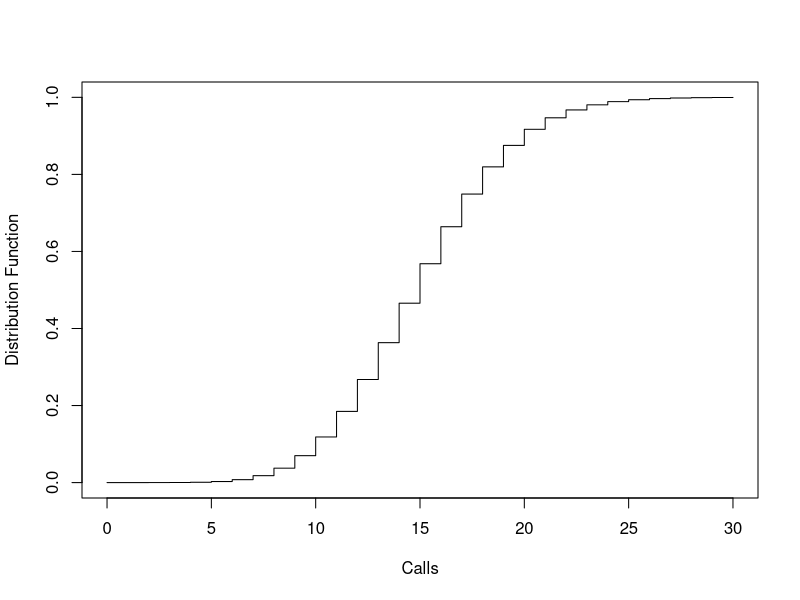
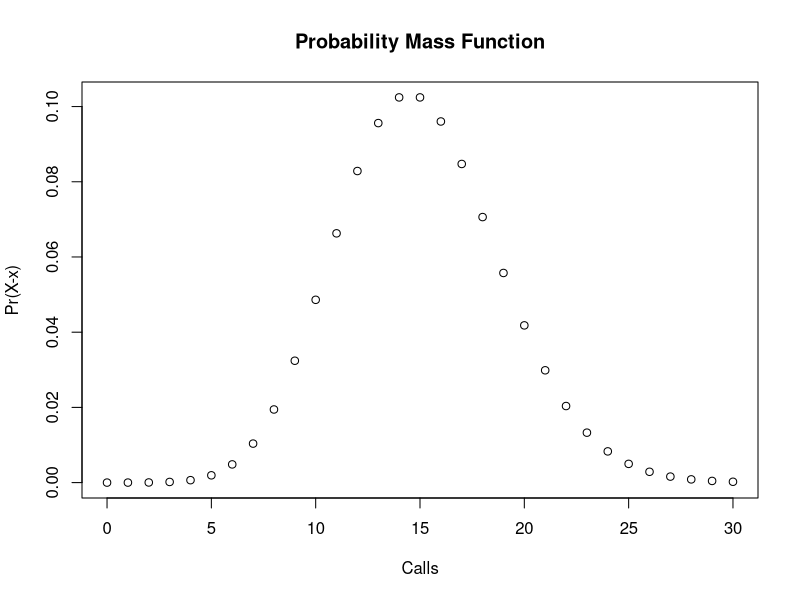
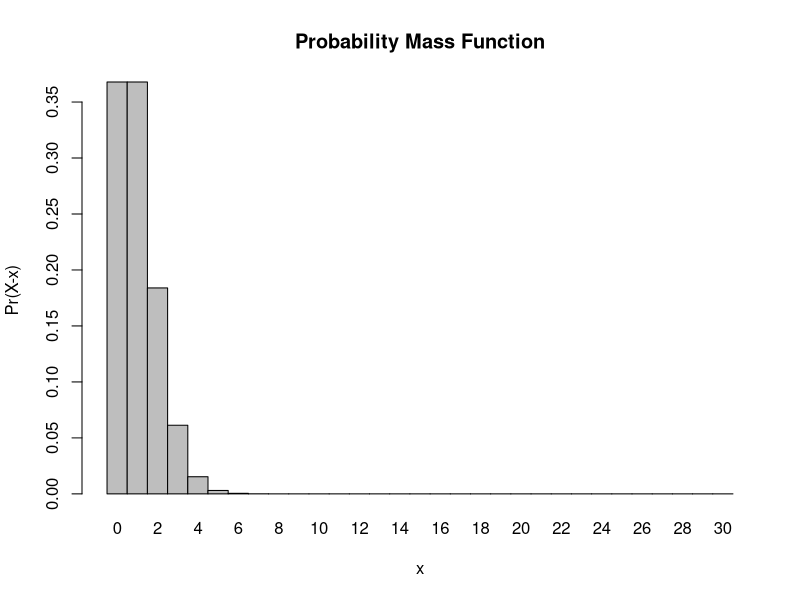
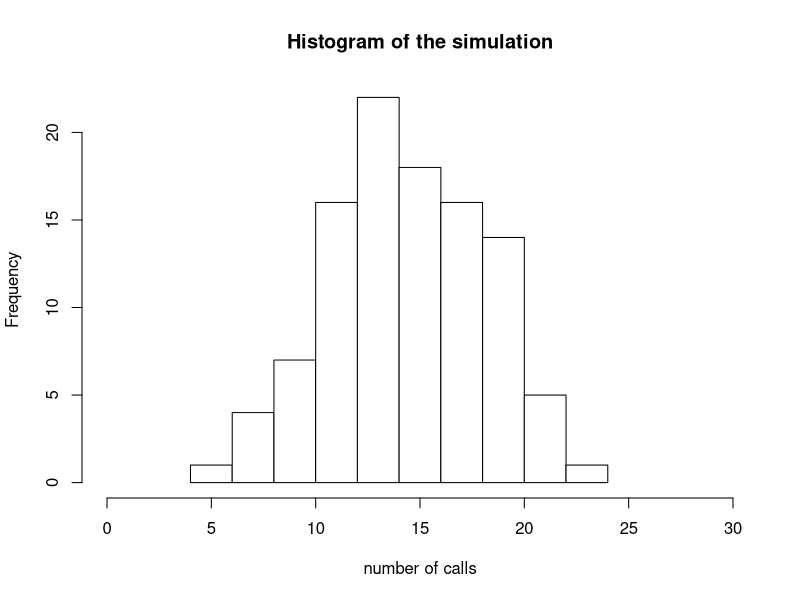

Recreate these plots in R, in order.
## ---- chunk 1
knitr::opts_chunk$set(echo = TRUE)
## ---- chunk 2
ppois (8, lambda = 15, lower.tail = FALSE)
## ---- chunk 3
dpois(x=0, lambda = 15)
## ---- chunk 4
dpois(x=3, lambda =15)
## ---- chunk 5
rv <- 0:30
fs <- ppois (rv, lambda =15)
plot (rv, fs, type ="s", xlab = "Calls", ylab = "Distribution Function")
## ---- chunk 6
ys <- 0:30
fs <- dpois (ys,lambda = 15)
plot(ys, fs, xlab = "Calls", ylab = "Pr(X-x)", main = "Probability Mass Function")
## ---- chunk 7
x <- 0:30
l = 15
probset<- dpois (x=x,lambda = 1)
barplot(probset,names.arg=x,space = 0,xlab = "x", ylab="Pr(X-x)", main="Probability Mass Function")
## ---- chunk 8
sim <-rpois(104, lambda = 15)
sim
summary(sim)
## ---- chunk 9
hist(sim, xlim = c(0,30), main = "Histogram of the simulation", col = "white", xlab = "number of calls")
